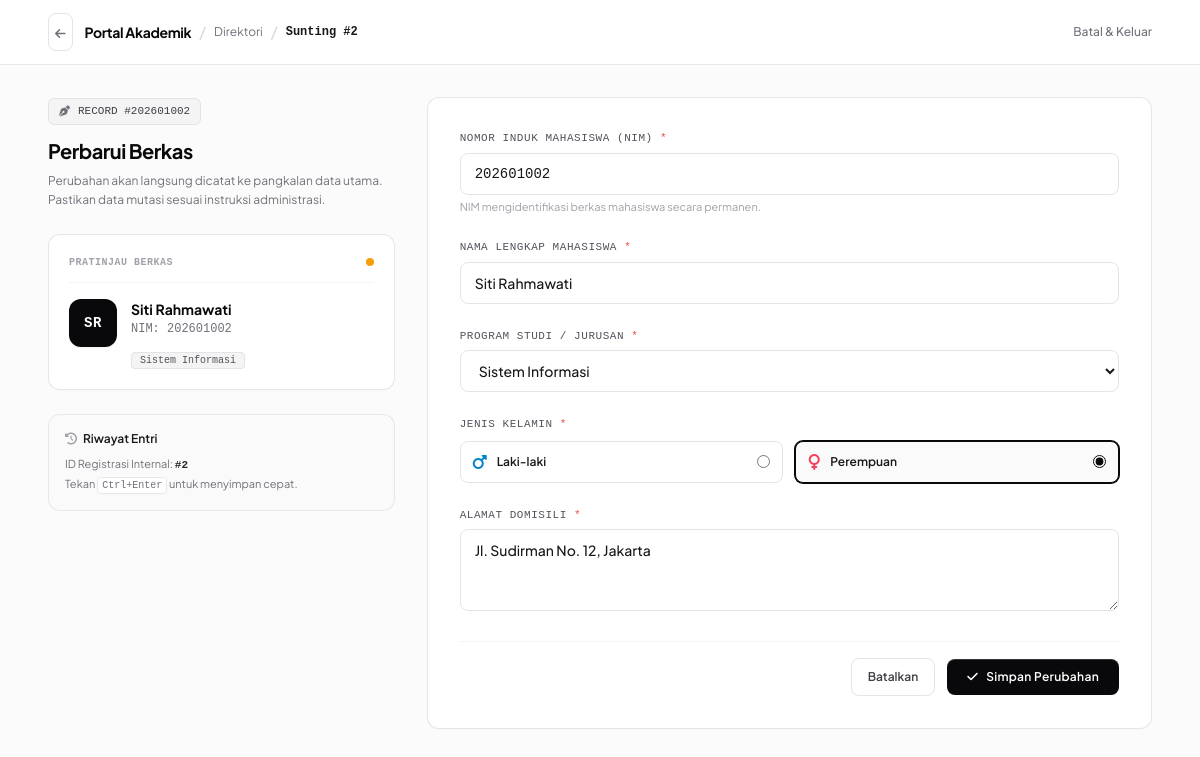
/edit.php?id=2 (signed in), run on the app's committed database.
### tables this page shows
CREATE TABLE IF NOT EXISTS mahasiswa (
    id INT AUTO_INCREMENT PRIMARY KEY,
    nim VARCHAR(20) NOT NULL UNIQUE,
    nama VARCHAR(100) NOT NULL,
    jurusan VARCHAR(50) NOT NULL,
    jenis_kelamin ENUM('Laki-laki', 'Perempuan') NOT NULL,
    alamat TEXT NOT NULL,
    created_at TIMESTAMP DEFAULT CURRENT_TIMESTAMP
);

### edit.php (the view, shortened to what this page needs)
<?php
require_once 'koneksi.php';
$id = mysqli_real_escape_string($koneksi, $_GET['id']);
$query = "SELECT * FROM mahasiswa WHERE id = '$id'";
$result = mysqli_query($koneksi, $query);
$data = mysqli_fetch_assoc($result);
?>
<!DOCTYPE html>
<html lang="id" class="h-full bg-[#fbfbfb]">
<head>
    <script src="https://cdn.tailwindcss.com"></script>
    <link rel="stylesheet" href="https://cdnjs.cloudflare.com/ajax/libs/font-awesome/6.5.1/css/all.min.css">
</head>
<body class="h-full bg-[#fbfbfb] text-zinc-900 flex flex-col antialiased">
    <header class="bg-white border-b border-zinc-200/80 sticky top-0 z-40">
        <div class="max-w-6xl mx-auto px-4 sm:px-6 h-16 flex items-center justify-between">
            <div class="flex items-center gap-3">
                <a href="index.php" class="p-1.5 rounded-lg border border-zinc-200 text-zinc-500 hover:text-zinc-950 hover:bg-zinc-50 transition" title="Kembali ke Direktori">
                    <i class="fa-solid fa-arrow-left text-xs"></i>
                </a>
                <div class="flex items-center gap-2">
                    <span class="text-sm font-bold tracking-tight text-zinc-950">Portal Akademik</span>
                    <span class="text-zinc-300">/</span>
                    <a href="index.php" class="text-xs text-zinc-500 hover:text-zinc-900">Direktori</a>
                    <span class="text-zinc-300">/</span>
                    <span class="font-mono text-xs text-zinc-900 font-semibold">Sunting #<?= $data['id'] ?></span>
                </div>
            </div>
            <a href="index.php" class="text-xs text-zinc-500 hover:text-zinc-900 font-medium transition">
                Batal & Keluar
            </a>
        </div>
    </header>
    <main class="flex-1 max-w-6xl w-full mx-auto px-4 sm:px-6 py-8">
        <div class="grid grid-cols-1 lg:grid-cols-12 gap-8">
            <div class="lg:col-span-4 space-y-6">
                <div>
                    <div class="inline-flex items-center gap-2 px-2.5 py-1 rounded-md border border-zinc-200 bg-zinc-100 text-zinc-700 font-mono text-[11px] font-medium mb-3">
                        <i class="fa-solid fa-pen-nib text-zinc-500"></i>
                        <span>RECORD #<?= htmlspecialchars($data['nim']) ?></span>
                    </div>
                    <h2 class="text-xl font-bold tracking-tight text-zinc-950">Perbarui Berkas</h2>
                    <p class="text-xs text-zinc-500 mt-1.5 leading-relaxed">
                        Perubahan akan langsung dicatat ke pangkalan data utama. Pastikan data mutasi sesuai instruksi administrasi.
                    </p>
                </div>
                <div class="bg-white rounded-xl border border-zinc-200/90 p-5 shadow-[0_1px_3px_rgba(0,0,0,0.02)] space-y-4">
                    <div class="flex items-center justify-between border-b border-zinc-100 pb-3">
                        <span class="font-mono text-[10px] text-zinc-400 uppercase tracking-wider font-semibold">Pratinjau Berkas</span>
                        <span class="w-2 h-2 rounded-full bg-amber-500"></span>
                    </div>
                    <div class="flex items-start gap-3.5">
                        <div id="previewAvatar" class="w-12 h-12 rounded-xl bg-zinc-950 text-white flex items-center justify-center font-mono font-bold text-sm tracking-wider flex-shrink-0 shadow-sm">
                        </div>
                        <div class="min-w-0 flex-1">
                            <h4 id="previewNama" class="font-bold text-sm text-zinc-950 truncate"><?= htmlspecialchars($data['nama']) ?></h4>
                            <p id="previewNim" class="font-mono text-xs text-zinc-500 mt-0.5">NIM: <?= htmlspecialchars($data['nim']) ?></p>
                            <div class="mt-2">
                                <span id="previewJurusan" class="font-mono text-[10px] px-2 py-0.5 rounded bg-zinc-100 text-zinc-600 border border-zinc-200">
                                </span>
                            </div>
                        </div>
                    </div>
                </div>
                <div class="p-4 rounded-xl bg-zinc-50 border border-zinc-200/80 text-xs text-zinc-600 space-y-2">
                    <div class="font-semibold text-zinc-900 flex items-center gap-1.5">
                        <i class="fa-solid fa-clock-rotate-left text-zinc-400 text-xs"></i>
                        <span>Riwayat Entri</span>
                    </div>
                    <p class="text-zinc-500 text-[11px] leading-relaxed">
                        ID Registrasi Internal: <span class="font-mono font-semibold text-zinc-800">#<?= $data['id'] ?></span><br>
                        Tekan <kbd class="font-mono bg-white px-1 py-0.5 border rounded text-[10px]">Ctrl+Enter</kbd> untuk menyimpan cepat.
                    </p>
                </div>
            </div>
            <div class="lg:col-span-8">
                <div class="bg-white rounded-xl border border-zinc-200/90 shadow-[0_1px_3px_rgba(0,0,0,0.02)] p-6 sm:p-8">
                    <form id="formMahasiswa" action="edit.php?id=<?= $id ?>" method="POST" class="space-y-6">
                        <div>
                            <label for="inputNim" class="block font-mono text-[11px] font-medium uppercase tracking-wider text-zinc-600 mb-1.5">
                                Nomor Induk Mahasiswa (NIM) <span class="text-red-500">*</span>
                            </label>
                            <input type="text" id="inputNim" name="nim" required
                                   value="<?= htmlspecialchars($data['nim']) ?>"
                                   class="w-full px-3.5 py-2.5 rounded-lg border border-zinc-200 bg-white text-sm text-zinc-900 focus:border-zinc-900 focus:outline-none focus:ring-1 focus:ring-zinc-900 transition font-mono font-medium">
                            <span class="block text-[11px] text-zinc-400 mt-1">NIM mengidentifikasi berkas mahasiswa secara permanen.</span>
                        </div>
                        <div>
                            <label for="inputNama" class="block font-mono text-[11px] font-medium uppercase tracking-wider text-zinc-600 mb-1.5">
                                Nama Lengkap Mahasiswa <span class="text-red-500">*</span>
                            </label>
                            <input type="text" id="inputNama" name="nama" required
                                   value="<?= htmlspecialchars($data['nama']) ?>"
                                   class="w-full px-3.5 py-2.5 rounded-lg border border-zinc-200 bg-white text-sm text-zinc-900 focus:border-zinc-900 focus:outline-none focus:ring-1 focus:ring-zinc-900 transition font-medium">
                        </div>
                        <div>
                            <label for="inputJurusan" class="block font-mono text-[11px] font-medium uppercase tracking-wider text-zinc-600 mb-1.5">
                                Program Studi / Jurusan <span class="text-red-500">*</span>
                            </label>
                            <select id="inputJurusan" name="jurusan" required
                                    class="w-full px-3.5 py-2.5 rounded-lg border border-zinc-200 bg-white text-sm text-zinc-900 focus:border-zinc-900 focus:outline-none focus:ring-1 focus:ring-zinc-900 transition font-medium">
                                <option value="Sistem Informasi" <?= ($data['jurusan'] == 'Sistem Informasi') ? 'selected' : '' ?>>Sistem Informasi</option>
                            </select>
                        </div>
                        <div>
                            <label class="block font-mono text-[11px] font-medium uppercase tracking-wider text-zinc-600 mb-2">
                                Jenis Kelamin <span class="text-red-500">*</span>
                            </label>
                            <div class="grid grid-cols-2 gap-3">
                                <label class="cursor-pointer border border-zinc-200 rounded-lg p-3 flex items-center justify-between hover:bg-zinc-50 transition has-[:checked]:border-zinc-950 has-[:checked]:bg-zinc-50 has-[:checked]:ring-1 has-[:checked]:ring-zinc-950">
                                    <div class="flex items-center gap-2.5">
                                        <i class="fa-solid fa-mars text-sky-600"></i>
                                        <span class="text-xs font-semibold text-zinc-900">Laki-laki</span>
                                    </div>
                                    <input type="radio" name="jenis_kelamin" value="Laki-laki" class="accent-zinc-950" <?= ($data['jenis_kelamin'] == 'Laki-laki') ? 'checked' : '' ?>>
                                </label>
                                <label class="cursor-pointer border border-zinc-200 rounded-lg p-3 flex items-center justify-between hover:bg-zinc-50 transition has-[:checked]:border-zinc-950 has-[:checked]:bg-zinc-50 has-[:checked]:ring-1 has-[:checked]:ring-zinc-950">
                                    <div class="flex items-center gap-2.5">
                                        <i class="fa-solid fa-venus text-rose-500"></i>
                                        <span class="text-xs font-semibold text-zinc-900">Perempuan</span>
                                    </div>
                                    <input type="radio" name="jenis_kelamin" value="Perempuan" class="accent-zinc-950" <?= ($data['jenis_kelamin'] == 'Perempuan') ? 'checked' : '' ?>>
                                </label>
                            </div>
                        </div>
                        <div>
                            <label for="inputAlamat" class="block font-mono text-[11px] font-medium uppercase tracking-wider text-zinc-600 mb-1.5">
                                Alamat Domisili <span class="text-red-500">*</span>
                            </label>
                            <textarea id="inputAlamat" name="alamat" rows="3" required
                                      class="w-full px-3.5 py-2.5 rounded-lg border border-zinc-200 bg-white text-sm text-zinc-900 focus:border-zinc-900 focus:outline-none focus:ring-1 focus:ring-zinc-900 transition font-medium"><?= htmlspecialchars($data['alamat']) ?></textarea>
                        </div>
                        <div class="pt-4 border-t border-zinc-100 flex items-center justify-end gap-3">
                            <a href="index.php" class="px-4 py-2.5 rounded-lg border border-zinc-200 hover:bg-zinc-50 text-xs font-semibold text-zinc-700 transition">
                                Batalkan
                            </a>
                            <button type="submit" name="update"
                                    class="px-5 py-2.5 rounded-lg bg-zinc-950 hover:bg-zinc-800 active:scale-[0.99] text-white text-xs font-semibold tracking-wide shadow-[inset_0_1px_0_rgba(255,255,255,0.18)] transition flex items-center gap-2">
                                <i class="fa-solid fa-check text-xs"></i>
                                <span>Simpan Perubahan</span>
                            </button>
                        </div>
                    </form>
                </div>
            </div>
        </div>
    </main>
</body>
</html>

### edit.php (style rules this page uses)
body { font-family: 'Plus Jakarta Sans', sans-serif; }
.font-mono { font-family: 'JetBrains Mono', monospace; }

### data on the page
mahasiswa: id "2", nim "202601002", nama "Siti Rahmawati", jurusan "Sistem Informasi", jenis_kelamin "☐ Laki-laki", jenis_kelamin "☑ Perempuan", alamat "Jl. Sudirman No. 12, Jakarta"
